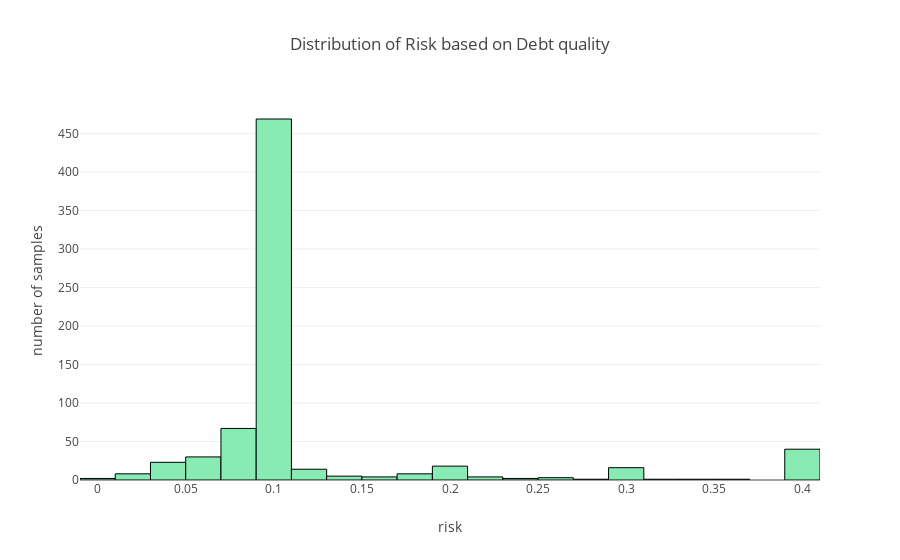

The notebook cell this image was saved under:
### Code cell
trace = go.Histogram(
    x = resp["risk"],
    marker = dict(color="#87EBB3", line=dict(color="rgb(0, 0, 0)", width=1))
)
layout = go.Layout(title="Distribution of Risk based on Debt quality", xaxis=dict(title="risk"),
                  yaxis=dict(title="number of samples"))
fig = go.Figure(data = [trace], layout=layout)
iplot(fig)

### Figure 1 — Plotly figure (JSON) as saved in the notebook; plotly's stock layout.template omitted (floating-point values rounded to 4 significant figures; data arrays with more than 128 entries replaced by an {"elided": "..."} marker saying what was removed)
{"data": [{"marker": {"color": "#87EBB3", "line": {"color": "rgb(0, 0, 0)", "width": 1}}, "type": "histogram", "uid": "8fca44e8-c0e2-4e0b-a2a2-1a5dd499ef20", "x": {"elided": "717 float values"}}], "layout": {"title": {"text": "Distribution of Risk based on Debt quality"}, "xaxis": {"title": {"text": "risk"}}, "yaxis": {"title": {"text": "number of samples"}}}}
